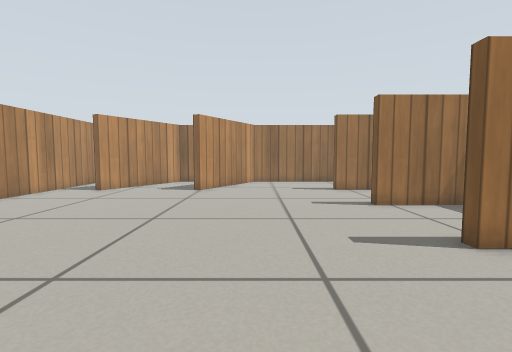
View 1 (above)

13 first-person views from a walk through a Gazebo world. The camera is 0.45 m above the floor, tilts 4° down and sees 85° across. The floor is counted in squares, 0.25 m on a side. Each view is taken from the middle of a square. On the plan, view 1 faces up. The plan holds only what a view shows up to about 15 squares ahead; the rest is blank. Simple patterns stand in for the simulator's built-in surfaces.

View 2
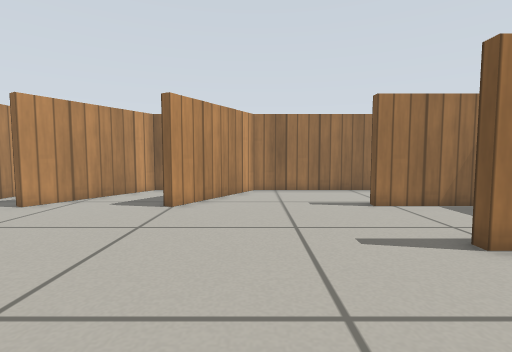

View 3
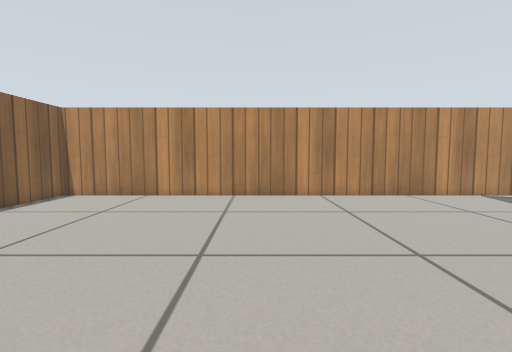

View 4
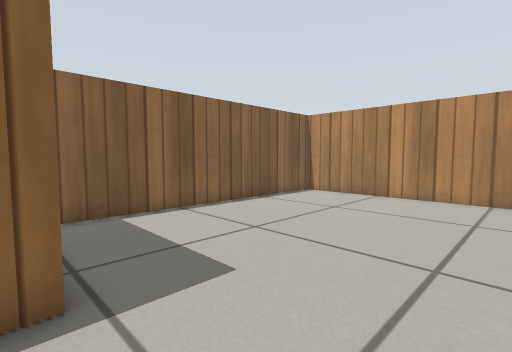

View 5
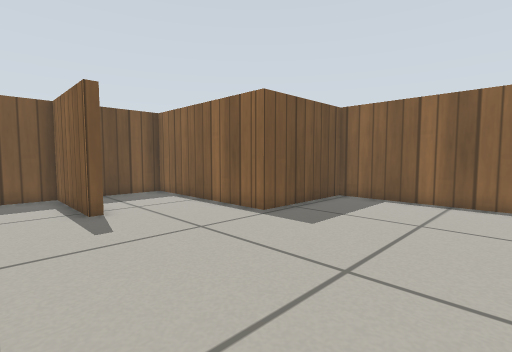

View 6
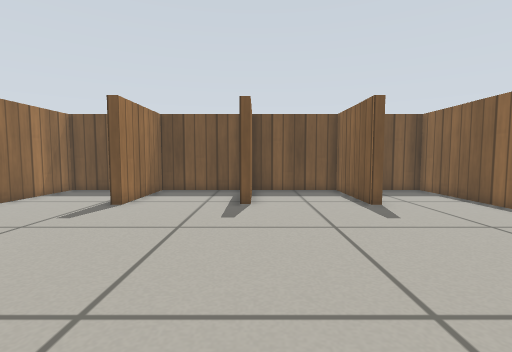

View 7
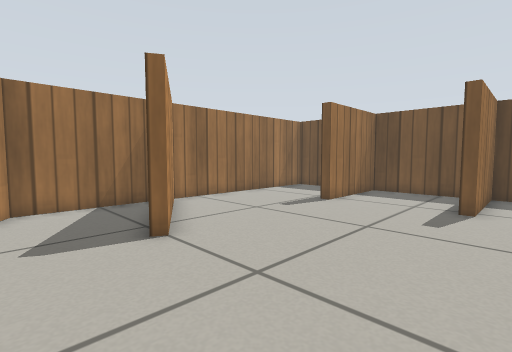

View 8
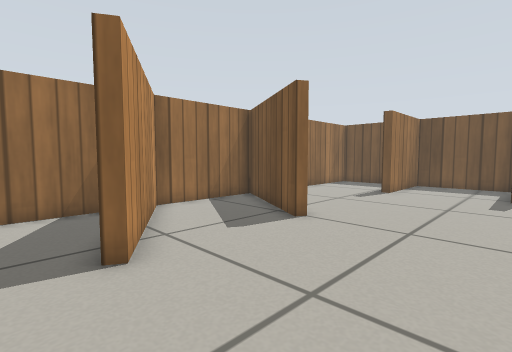

View 9
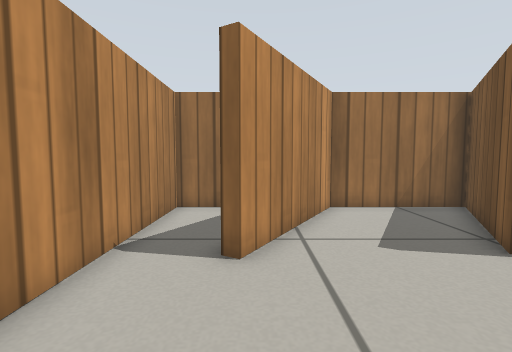

View 10
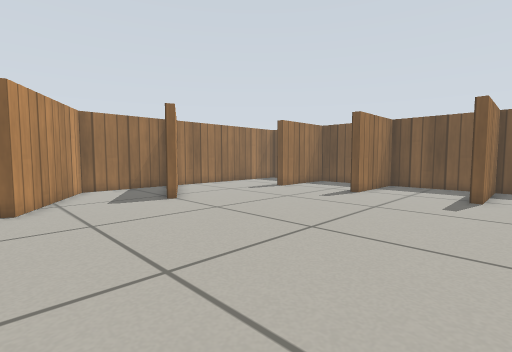

View 11
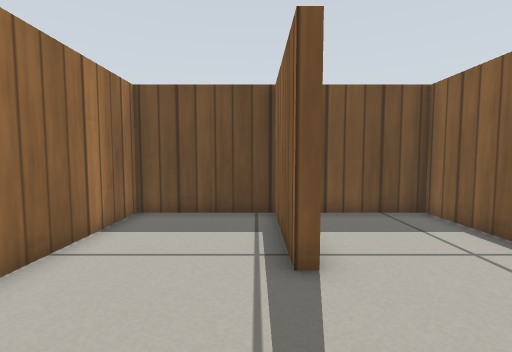

View 12
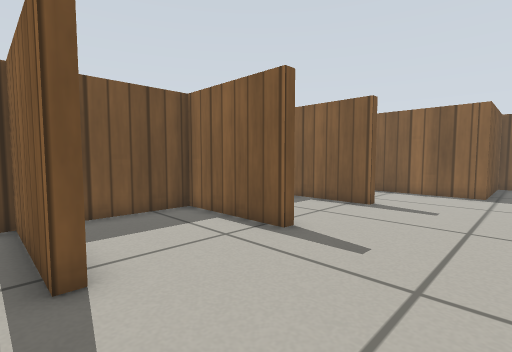

View 13
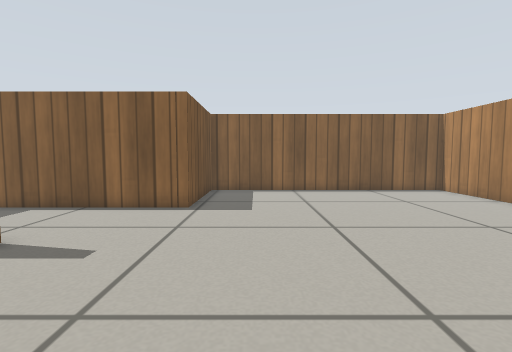

### Floor plan
Points are (right, up) in squares from view 1. A wall is a line through its corners. A room is listed if a view was taken in it or the views show most of it. See-through windows are left out.
Room 1 (views 1, 2, 3, 4, 5, 6, 7, 8, 9, 10, 11, 12, 13)
walls: (-7.2, 19.8) (-10.8, 19.8) (-10.8, -3.8) (1.4, -3.8) (1.4, 1.3) (8.8, 1.3) (8.8, 5.3) (4.3, 5.3) (4.3, 5.7) (8.8, 5.7) (8.8, 10.2) (4.3, 10.2) (4.3, 10.6) (8.8, 10.6) (8.8, 15) (4.3, 15) (4.3, 15.4) (8.8, 15.4) (8.8, 19.8) (-0.1, 19.8) (-3, 14.8) (-3.3, 15) (-0.6, 19.8) (-5.4, 19.8) (-8.3, 14.8) (-8.6, 15)

Positions as (right, up) in squares from view 1, and headings:
1: (0, 0), facing up
2: (0, 5), facing up
3: (2, 5), facing left
4: (2, 5), facing down-left
5: (-5, 8), facing down-right
6: (-6, 10), facing right
7: (-6, 9), facing up-right
8: (-10, 10), facing up-right
9: (-8, 10), facing up
10: (-9, 4), facing up-right
11: (0, 16), facing right
12: (0, 16), facing down-right
13: (-1, 11), facing down
